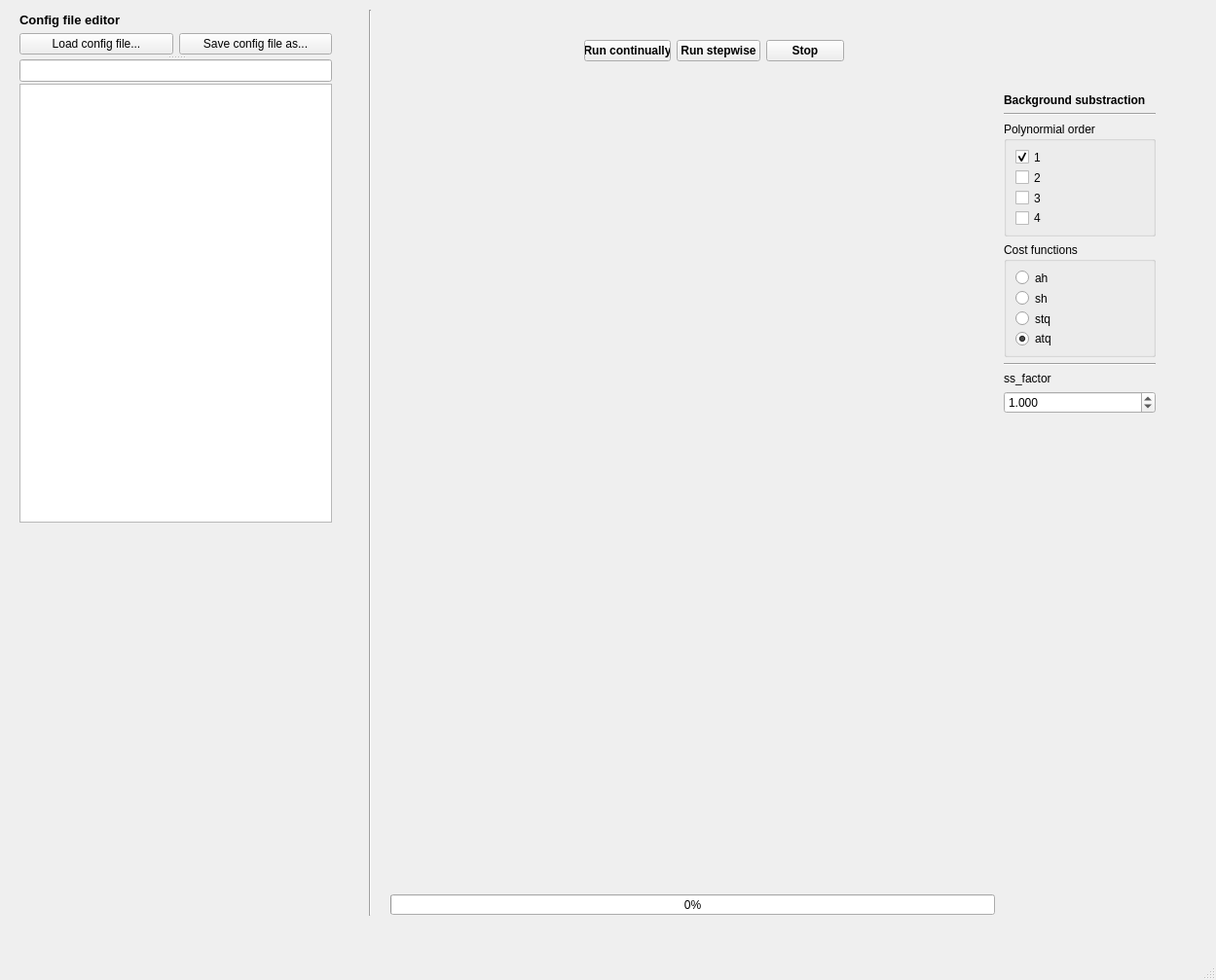
<?xml version="1.0" encoding="UTF-8"?>
<ui version="4.0">
 <class>openfile</class>
 <widget class="QMainWindow" name="openfile">
  <property name="geometry">
   <rect>
    <x>0</x>
    <y>0</y>
    <width>1249</width>
    <height>1007</height>
   </rect>
  </property>
  <property name="windowTitle">
   <string>MainWindow</string>
  </property>
  <widget class="QWidget" name="centralwidget">
   <property name="sizePolicy">
    <sizepolicy hsizetype="Expanding" vsizetype="Expanding">
     <horstretch>0</horstretch>
     <verstretch>0</verstretch>
    </sizepolicy>
   </property>
   <widget class="QProgressBar" name="progressBar">
    <property name="geometry">
     <rect>
      <x>401</x>
      <y>919</y>
      <width>621</width>
      <height>21</height>
     </rect>
    </property>
    <property name="value">
     <number>0</number>
    </property>
   </widget>
   <widget class="GraphicsLayoutWidget" name="widget_image" native="true">
    <property name="geometry">
     <rect>
      <x>401</x>
      <y>92</y>
      <width>611</width>
      <height>821</height>
     </rect>
    </property>
   </widget>
   <widget class="Line" name="line">
    <property name="geometry">
     <rect>
      <x>370</x>
      <y>10</y>
      <width>20</width>
      <height>931</height>
     </rect>
    </property>
    <property name="orientation">
     <enum>Qt::Vertical</enum>
    </property>
   </widget>
   <widget class="QWidget" name="">
    <property name="geometry">
     <rect>
      <x>600</x>
      <y>40</y>
      <width>267</width>
      <height>25</height>
     </rect>
    </property>
    <layout class="QHBoxLayout" name="horizontalLayout_3">
     <item>
      <widget class="QPushButton" name="plot">
       <property name="font">
        <font>
         <weight>75</weight>
         <bold>true</bold>
        </font>
       </property>
       <property name="text">
        <string>Run continually</string>
       </property>
      </widget>
     </item>
     <item>
      <widget class="QPushButton" name="runstepwise">
       <property name="font">
        <font>
         <weight>75</weight>
         <bold>true</bold>
        </font>
       </property>
       <property name="text">
        <string>Run stepwise</string>
       </property>
      </widget>
     </item>
     <item>
      <widget class="QPushButton" name="stopBtn">
       <property name="font">
        <font>
         <weight>75</weight>
         <bold>true</bold>
        </font>
       </property>
       <property name="text">
        <string>Stop</string>
       </property>
      </widget>
     </item>
    </layout>
   </widget>
   <widget class="QWidget" name="">
    <property name="geometry">
     <rect>
      <x>1031</x>
      <y>96</y>
      <width>156</width>
      <height>329</height>
     </rect>
    </property>
    <layout class="QVBoxLayout" name="verticalLayout_4">
     <item>
      <widget class="QLabel" name="label_4">
       <property name="font">
        <font>
         <pointsize>9</pointsize>
         <weight>75</weight>
         <bold>true</bold>
        </font>
       </property>
       <property name="text">
        <string>Background substraction</string>
       </property>
      </widget>
     </item>
     <item>
      <widget class="Line" name="line_3">
       <property name="orientation">
        <enum>Qt::Horizontal</enum>
       </property>
      </widget>
     </item>
     <item>
      <widget class="QGroupBox" name="groupBox_2">
       <property name="title">
        <string>Polynormial order</string>
       </property>
       <layout class="QVBoxLayout" name="verticalLayout_2">
        <item>
         <widget class="QCheckBox" name="checkBox_order1">
          <property name="text">
           <string>1</string>
          </property>
          <property name="checked">
           <bool>true</bool>
          </property>
         </widget>
        </item>
        <item>
         <widget class="QCheckBox" name="checkBox_order2">
          <property name="text">
           <string>2</string>
          </property>
         </widget>
        </item>
        <item>
         <widget class="QCheckBox" name="checkBox_order3">
          <property name="text">
           <string>3</string>
          </property>
         </widget>
        </item>
        <item>
         <widget class="QCheckBox" name="checkBox_order4">
          <property name="text">
           <string>4</string>
          </property>
         </widget>
        </item>
       </layout>
      </widget>
     </item>
     <item>
      <widget class="QGroupBox" name="groupBox_cost_func">
       <property name="title">
        <string>Cost functions</string>
       </property>
       <layout class="QVBoxLayout" name="verticalLayout_3">
        <item>
         <widget class="QRadioButton" name="radioButton_ah">
          <property name="text">
           <string>ah</string>
          </property>
         </widget>
        </item>
        <item>
         <widget class="QRadioButton" name="radioButton_sh">
          <property name="text">
           <string>sh</string>
          </property>
         </widget>
        </item>
        <item>
         <widget class="QRadioButton" name="radioButton_stq">
          <property name="text">
           <string>stq</string>
          </property>
         </widget>
        </item>
        <item>
         <widget class="QRadioButton" name="radioButton_atq">
          <property name="text">
           <string>atq</string>
          </property>
          <property name="checked">
           <bool>true</bool>
          </property>
         </widget>
        </item>
       </layout>
      </widget>
     </item>
     <item>
      <widget class="Line" name="line_2">
       <property name="orientation">
        <enum>Qt::Horizontal</enum>
       </property>
      </widget>
     </item>
     <item>
      <widget class="QLabel" name="label_3">
       <property name="text">
        <string>ss_factor</string>
       </property>
      </widget>
     </item>
     <item>
      <widget class="QDoubleSpinBox" name="doubleSpinBox_ss_factor">
       <property name="decimals">
        <number>3</number>
       </property>
       <property name="maximum">
        <double>20.000000000000000</double>
       </property>
       <property name="singleStep">
        <double>0.001000000000000</double>
       </property>
       <property name="value">
        <double>1.000000000000000</double>
       </property>
      </widget>
     </item>
    </layout>
   </widget>
   <widget class="QTextEdit" name="textEdit">
    <property name="geometry">
     <rect>
      <x>20</x>
      <y>86</y>
      <width>321</width>
      <height>451</height>
     </rect>
    </property>
   </widget>
   <widget class="QWidget" name="">
    <property name="geometry">
     <rect>
      <x>20</x>
      <y>13</y>
      <width>321</width>
      <height>71</height>
     </rect>
    </property>
    <layout class="QVBoxLayout" name="verticalLayout">
     <item>
      <widget class="QLabel" name="label">
       <property name="font">
        <font>
         <pointsize>10</pointsize>
         <weight>75</weight>
         <bold>true</bold>
        </font>
       </property>
       <property name="text">
        <string>Config file editor</string>
       </property>
      </widget>
     </item>
     <item>
      <widget class="QSplitter" name="splitter">
       <property name="orientation">
        <enum>Qt::Vertical</enum>
       </property>
       <widget class="QWidget" name="">
        <layout class="QHBoxLayout" name="horizontalLayout">
         <item>
          <widget class="QPushButton" name="open">
           <property name="text">
            <string>Load config file...</string>
           </property>
          </widget>
         </item>
         <item>
          <widget class="QPushButton" name="save">
           <property name="text">
            <string>Save config file as...</string>
           </property>
          </widget>
         </item>
        </layout>
       </widget>
       <widget class="QLineEdit" name="lineEdit">
        <property name="sizePolicy">
         <sizepolicy hsizetype="Expanding" vsizetype="Fixed">
          <horstretch>0</horstretch>
          <verstretch>0</verstretch>
         </sizepolicy>
        </property>
       </widget>
      </widget>
     </item>
    </layout>
   </widget>
  </widget>
  <widget class="QMenuBar" name="menubar">
   <property name="geometry">
    <rect>
     <x>0</x>
     <y>0</y>
     <width>1249</width>
     <height>21</height>
    </rect>
   </property>
  </widget>
  <widget class="QStatusBar" name="statusbar"/>
 </widget>
 <customwidgets>
  <customwidget>
   <class>GraphicsLayoutWidget</class>
   <extends>QWidget</extends>
   <header location="global">pyqtgraph.h</header>
   <container>1</container>
  </customwidget>
 </customwidgets>
 <resources/>
 <connections/>
</ui>
